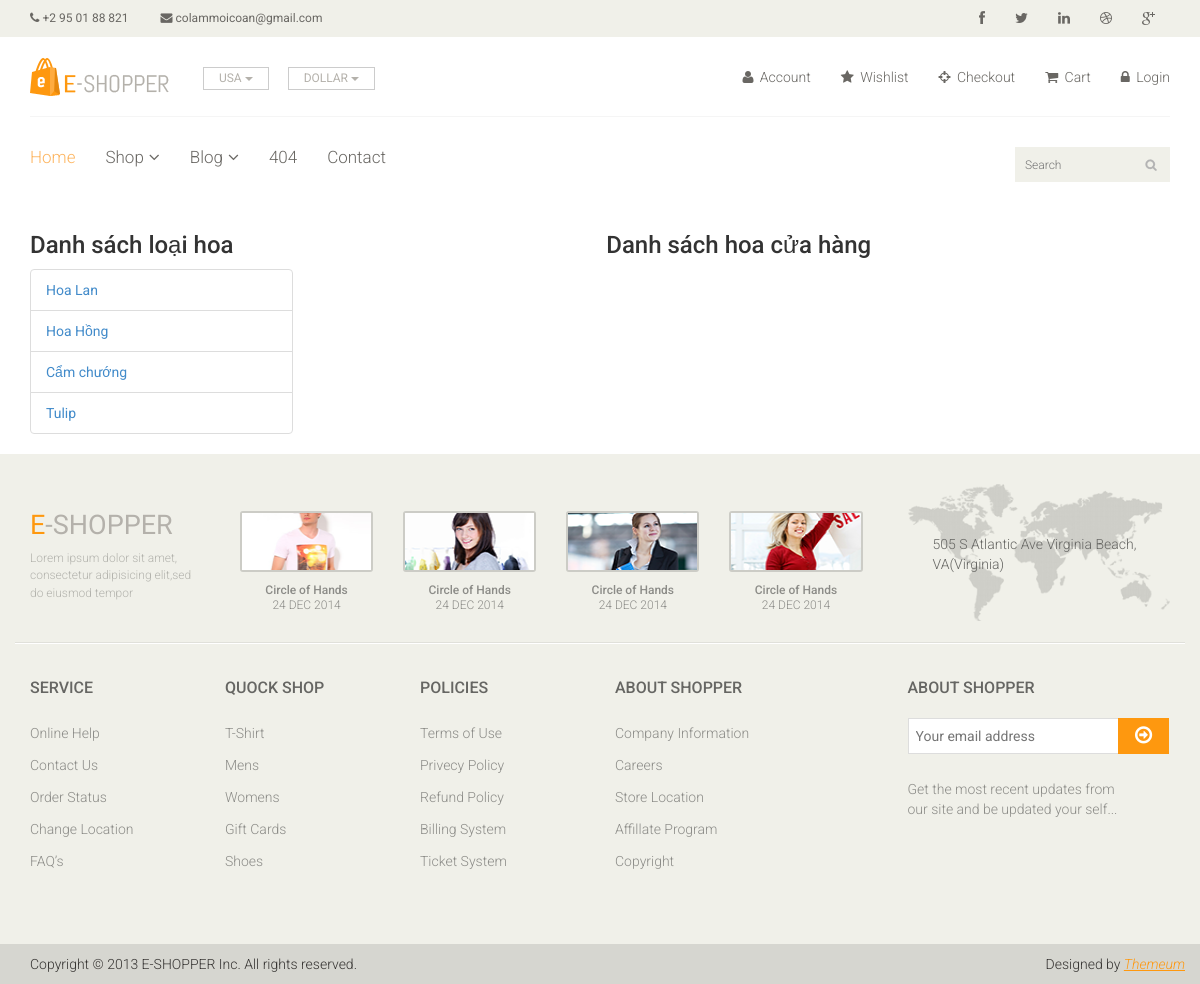
Page /list_flower.php?typeflower_id=4 on the committed database.
### tables this page shows
CREATE TABLE `typeofflower` (
  `typeflower_id` int(50) NOT NULL,
  `typeName` varchar(500) NOT NULL
);

### Entities/typeflower.class.php (called while the page is built, shortened)
<?php
require_once("./config/db.class.php");
class Typeflower
{
    public static function list_typeflower()
    {
        $db = new Db();
        $sql = "SELECT * FROM typeofflower";
        $result = $db->select_to_array($sql);
        return $result;
    }
}
?>

### config/db.class.php (called while the page is built, shortened)
<?php
class Db
{
    protected static $connection;
    public function connect()
    {
        if (!isset(self::$connection)) {
            $config = parse_ini_file("config.ini");
            self::$connection = new mysqli("localhost", $config["username"], $config["password"], $config["databasename"]);
        }
        return self::$connection;
    }
    public function query_execute($queryString)
    {
        $connection = $this->connect();
        $result = $connection->query($queryString);
        return $result;
    }
    public function select_to_array($queryString)
    {
        $rows = array();
        $result = $this->query_execute($queryString);
        while ($item = $result->fetch_assoc()) {
            $rows[] = $item;
        }
        return $rows;
    }
}
?>

### list_flower.php (the view, shortened to what this page needs)
<?php
require_once("./Entities/typeflower.class.php");
?>
<?php
include_once("./header.php");
$typeflowers = Typeflower::list_typeflower();
?>
<div class="col-sm-3">
    <h3>Danh sách loại hoa</h3>
    <ul class="list-group">
        <?php
        foreach($typeflowers as $item){
            echo"<li class = 'list-group-item'><a
            href=/DA_manguonmo/list_flower.php?typeflower_id=".$item["typeflower_id"].">".$item["typeName"]."</a></li>";
        }?>
    </ul>
</div>
<div class="container text-center">
    <h3>Danh sách hoa cửa hàng</h3><br />
    <div class="row">
    </div>
</div>
<?php include_once("./footer.php"); ?>

### static/css/main.css (style rules this page uses)
body { font-family: 'Roboto', sans-serif; background:; position: relative; font-weight:400px; }
ul li { list-style: none; }
a { -webkit-transition: 300ms; -moz-transition: 300ms; -o-transition: 300ms; transition: 300ms; }
h1, h2, h3, h4, h5, h6 { font-family: 'Roboto', sans-serif; }

### rows in the picture
typeofflower: typeName "Hoa Lan"
typeofflower: typeName "Hoa Hồng"
typeofflower: typeName "Cẩm chướng"
typeofflower: typeName "Tulip"
